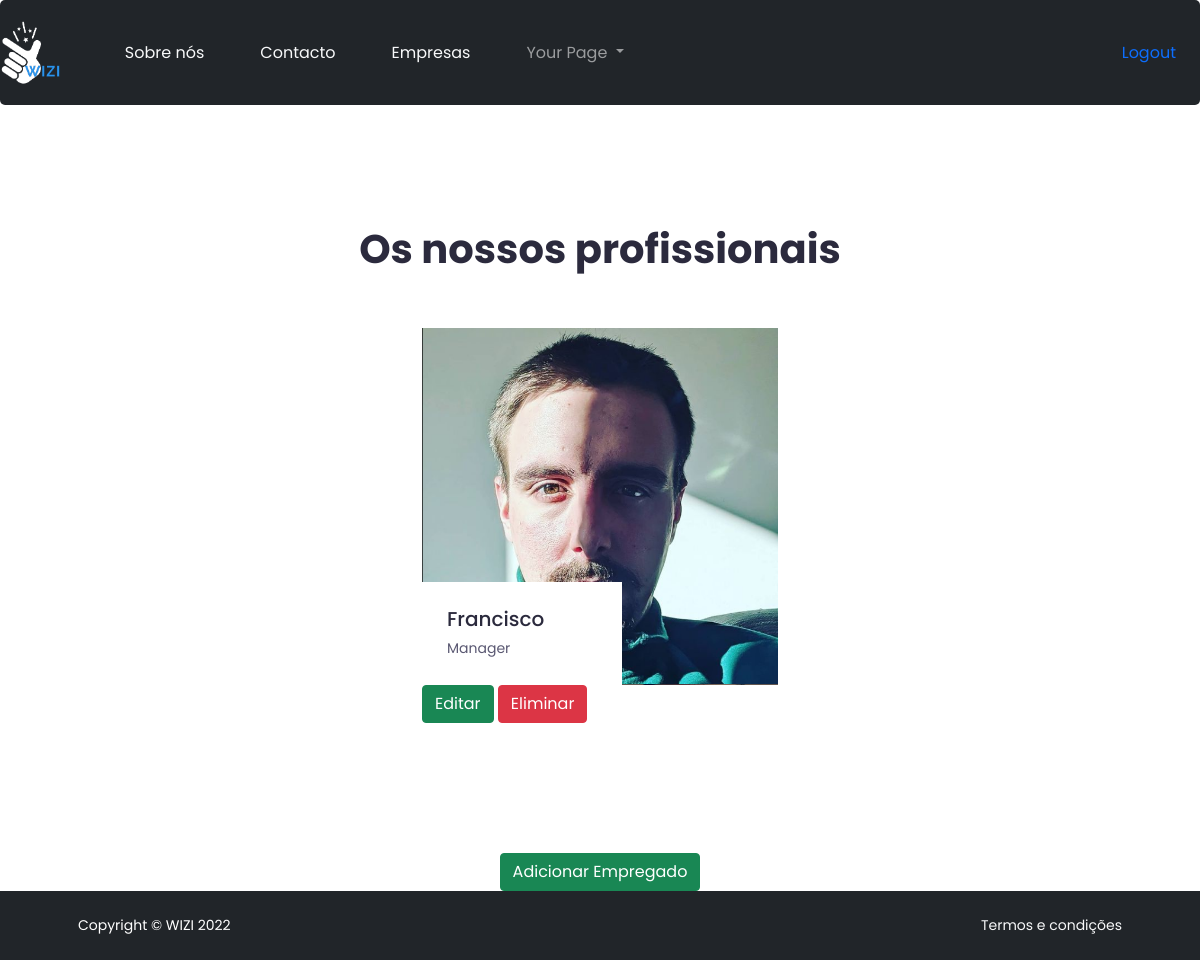
/employers/ (signed in), run on an earlier commit of the app's database.
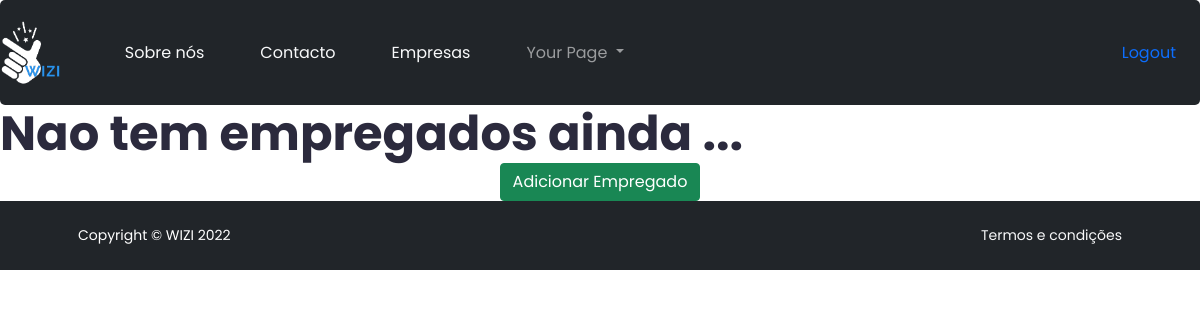
And on a later commit of the database.
### src/models.py (models this page shows, shortened)
class Employer(models.Model):
    company = models.ForeignKey(Company, on_delete=models.CASCADE)
    name = models.CharField(max_length=30)
    funcion = models.CharField(max_length=20, blank=True, null=True)
    image = models.ImageField(default="default.png")

### src/views.py (the view)
# urls.py: path('employers/', listing_employer),
@login_required
def listing_employer(request):
    try:
        company = Company.objects.get(user=request.user)
    except Company.DoesNotExist:
        company = None
    employers = Employer.objects.filter(company=company)
    context = {
        "employers": employers,
        "company": company,
    }
    return render (request, "list_employer.html", context)

### templates/list_employer.html (shortened to what this page needs)
{% extends 'base.html' %}
{% load static %}
{% block content %}
    {% if company != None %}
      {% if employers|length == 0 %}
          <h1>Nao tem empregados ainda ...</h1>
      {% else %}
            <section id="team" class="team_area pt-120 pb-130">
                <div class="container">
                    <div class="row justify-content-center">
                        <div class="col-lg-6">
                            <div class="section_title text-center pb-25">
                                <h4 class="title wow fadeInUp" data-wow-duration="1.3s" data-wow-delay="0.2s">Os nossos profissionais</h4>
                            </div>
                        </div>
                    </div>
                    <div class="row justify-content-center team_active">
                    {% for employer in employers %}
                        <div class="col-lg-4 col-md-8 col-sm-10">
                            <div class="single_team mt-30 wow fadeInUp" data-wow-duration="1.3s" data-wow-delay="0.2s">
                                <img src="{{ employer.image.url }}" alt="team">
                                <div class="team_content" style="width: 200px">
                                    <h4 class="team_name"><a href="#0">{{ employer.name }}</a></h4>
                                    <p>{{ employer.funcion }}</p>
                                </div>
                            </div>
                            <a href="/employers/{{ employer.id }}/update/"><button type="submit" class="btn btn-success">Editar</button></a>
                            <a href="/employers/{{ employer.id }}/delete/"><button type="submit" class="btn btn-danger">Eliminar</button></a>
                        </div>
                        {% endfor %}
                    </div>
                </div>
            </section>
      {% endif %}
          <div class="d-flex align-items-center justify-content-center">
            <a href=" {% url 'create-employer' %} "><button type="submit" class="btn btn-success">Adicionar Empregado</button></a>
          </div>
    {% else %}
        <h1>E necessario ter uma pagina para adicionar empregados</h1>
        <a href="/companies/"><button type="submit" class="btn btn-success">Gerir Pagina</button></a>
    {% endif %}
{% endblock content %}

What changed in the data, as far as the page shows it:
removed Employer: image (picture), name "Francisco", funcion "Manager"
Also different on the page:
text no longer shown: "Os nossos profissionais"
text now shown: "Nao tem empregados ainda ..."
